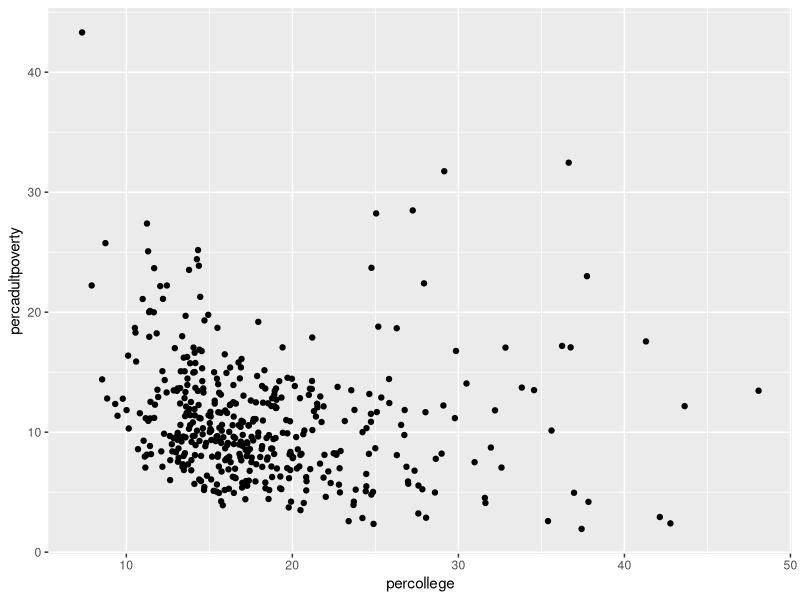

R code for this plot:
library(dplyr)
library(ggplot2)

most_college <- filter(midwest, percollege == max(percollege))%>% 
  pull(county)

ggplot(data = midwest) +
  geom_point(mapping = 
               aes(x = percollege, y = percadultpoverty))

